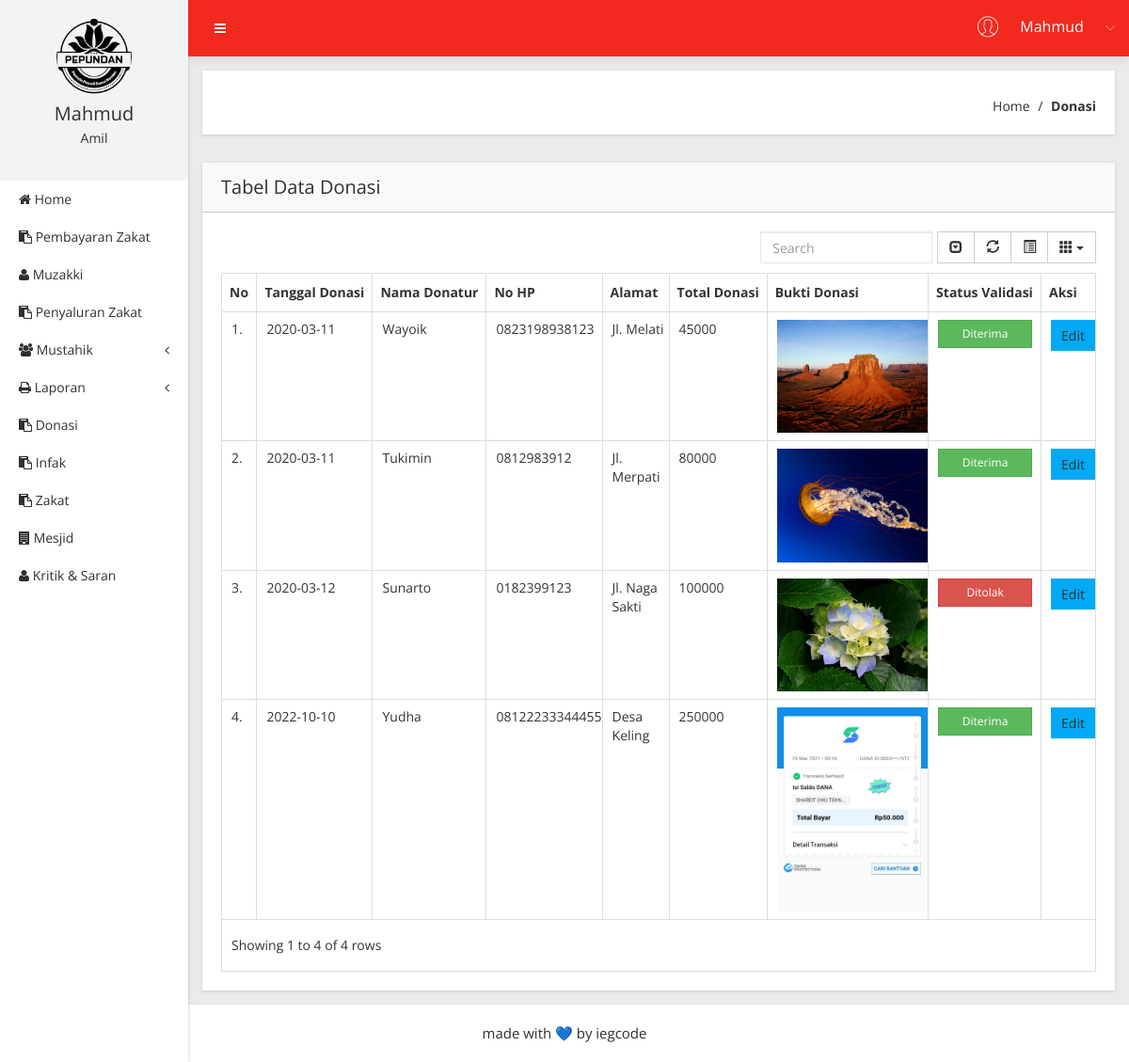
The app's page /Donasi (signed in) with its own data.
### tables this page shows
CREATE TABLE `t_donasi` (
  `id_donasi` int(11) NOT NULL,
  `nama_donatur` varchar(50) NOT NULL,
  `no_hp_donatur` varchar(14) NOT NULL,
  `alamat_donatur` varchar(100) NOT NULL,
  `tgl_donasi` date NOT NULL,
  `total_donasi` int(11) NOT NULL,
  `bukti_donasi` varchar(250) NOT NULL,
  `tgl_validasi` date NOT NULL,
  `id_amil` int(11) NOT NULL,
  `status_validasi` varchar(1) NOT NULL
);

### app/core/controller.php (called while the page is built, shortened)
<?php
class controller {
	public function view($view, $data = [])
	{
		require_once 'app/views/' . $view .'.php';
	}
	public function model ($model)
	{
		return new $model;
	}
}

### app/controllers/Donasi.php (called while the page is built, shortened)
<?php
class Donasi extends Controller {
	public function index()
	{
		$data['judul'] = 'Data Donasi';
		$data['pnr'] = $this->model('Donasi_model')->getAllDonasi();
		$this->view('home_index/header', $data);
		$this->view('Donasi/index', $data);
		$this->view('home_index/footer');
	}
}

### app/core/app.php (called while the page is built, shortened)
<?php
class app {
	protected $method = 'index';
	protected $params = [];
	public function __construct ()
	{
		$this->controller = new $this->controller;
 call_user_func_array([$this->controller, $this->method], $this->params);
}
}

### index.php (called while the page is built, shortened)
<?php
$app = new app;

### app/core/database.php (called while the page is built, shortened)
<?php
class Database {
	private $host = DB_HOST;
	private $user = DB_USER;
	private $pass = DB_PASS;
	private $db_name = DB_NAME;
PRIVATE $dbh;
private $stmt;
	public function __construct()
	{
		$dsn = 'mysql:host=' .$this->host. ';dbname=' .$this->db_name;
		$option= [
			PDO::ATTR_PERSISTENT =>true,
			PDO::ATTR_ERRMODE => PDO::ERRMODE_EXCEPTION
		];
		try{
			$this->dbh = new PDO($dsn, $this->user, $this->pass, $option);
		} catch(PDOException $e) {
			die($e->getMessage());
		}
	}
public function query($query){
	$this->stmt= $this->dbh->prepare($query);
}
public function execute()
{
	$this->stmt->execute();
}
public function resultSet()
{
	$this->execute();
	return $this->stmt->fetchALL(PDO::FETCH_ASSOC);
}
}
?>

### app/models/Donasi_model.php (called while the page is built, shortened)
<?php
class Donasi_model {
	private $db;
	public function __construct(){
		$this->db = new database;
	}
	public function getAllDonasi()
	{
		$this->db->query("SELECT * FROM t_donasi");
	 		return $this->db->resultSet();
	}
}

### app/views/Donasi/index.php (the view, shortened to what this page needs)
            <div class="breadcome-area mg-b-30 small-dn">
                <div class="container-fluid">
                    <div class="row">
                        <div class="col-lg-12">
                            <div class="breadcome-list shadow-reset">
                                <div class="row">
                                    <div class="col-lg-6">
                                        <div class="breadcome-heading">
                                        </div>
                                    </div>
                                    <div class="col-lg-6">
                                        <ul class="breadcome-menu">
                                            <li><a href="<?=BASEURL;?>/home_index">Home</a> <span class="bread-slash">/</span>
                                            </li>
                                            <li><span class="bread-blod">Donasi</span>
                                            </li>
                                        </ul>
                                    </div>
                                </div>
                            </div>
                        </div>
                    </div>
                </div>
            </div>
            <div class="data-table-area mg-b-15">
                <div class="container-fluid">
                    <div class="row">
                        <div class="col-lg-12">
                            <div class="sparkline13-list shadow-reset">
                                <div class="sparkline13-hd">
                                    <div class="main-sparkline13-hd">
                                        <h1>Tabel <span class="table-project-n">Data</span>  Donasi</h1>
                                    </div>
                                </div>
                                <div class="sparkline13-graph">
                                    <div class="datatable-dashv1-list custom-datatable-overright">
                                        <table id="table" data-toggle="table" data-pagination="true" data-search="true" data-show-columns="true" data-show-pagination-switch="true" data-show-refresh="true" data-key-events="true" data-show-toggle="true" data-resizable="true" data-cookie="true" data-cookie-id-table="saveId" data-click-to-select="true" data-toolbar="#toolbar">
                                            <thead>
                                                <tr>
                            <th>No </th>
                            <th>Tanggal Donasi </th>
                            <th>Nama Donatur </th>
                            <th>No HP </th>
                            <th>Alamat </th>
                            <th>Total Donasi </th>
                            <th>Bukti Donasi </th>
                            <th>Status Validasi </th>
                            <th>Aksi </th>
                        </tr>
                      </thead>
                      <tbody>
                        <?php
                      $no = 1;
        foreach( $data['pnr'] as $pnr) : ?><tr>
                    <td><?=$no++ ?>.</td>
          <td><?= $pnr['tgl_donasi'];?></td>
          <td><?= $pnr['nama_donatur'];?></td>
          <td><?= $pnr['no_hp_donatur'];?></td>
          <td><?= $pnr['alamat_donatur'];?></td>
          <td><?= $pnr['total_donasi'];?></td>
          <td><img src="<?= BASEURL; ?>/<?= $pnr['bukti_donasi']; ?>" class="zoomD" alt="" width="600">
          </td>
          <td align="center">
            <?php if($pnr['status_validasi']=='0') {?>
                <button class="btn btn-danger btn-sm" style="width: 100px">Ditolak</button>
            <?php }elseif($pnr['status_validasi']=='1') {?>
                <button class="btn btn-success btn-sm" style="width: 100px">Diterima</button>
            <?php }elseif($pnr['status_validasi']=='2') {?>
                <button class="btn btn-warning btn-sm" style="width: 100px">Belum Validasi</button>
            <?php } ?>
        </td>
        <td align="center"><a href="<?= BASEURL; ?>/Donasi/form_edit/<?= $pnr['id_donasi']?>" class="btn btn-primary btn-sm">Edit</a></td>
</tr>
    <?php endforeach; ?>
                      </tbody>
                    </table>
                                    </div>
                                </div>
                            </div>
                        </div>
                    </div>
                </div>
            </div>
        </div>
    </div>

### app/views/home_index/header.php (shortened to what this page needs)
<!doctype html>
<html class="no-js" lang="en">
<head>
    <link rel="stylesheet" href="<?=BASEURL;?>/assets/css/bootstrap.min.css">
    <link rel="stylesheet" href="<?=BASEURL;?>/assets/css/font-awesome.min.css">
    <link rel="stylesheet" href="<?=BASEURL;?>/assets/css/adminpro-custon-icon.css">
    <link rel="stylesheet" href="<?=BASEURL;?>/assets/css/meanmenu.min.css">
    <link rel="stylesheet" href="<?=BASEURL;?>/assets/css/jquery.mCustomScrollbar.min.css">
    <link rel="stylesheet" href="<?=BASEURL;?>/assets/css/animate.css">
    <link rel="stylesheet" href="<?=BASEURL;?>/assets/css/data-table/bootstrap-table.css">
    <link rel="stylesheet" href="<?=BASEURL;?>/assets/css/data-table/bootstrap-editable.css">
    <link rel="stylesheet" href="<?=BASEURL;?>/assets/css/normalize.css">
    <link rel="stylesheet" href="<?=BASEURL;?>/assets/css/c3.min.css">
    <link rel="stylesheet" href="<?=BASEURL;?>/assets/style.css">
    <link rel="stylesheet" href="<?=BASEURL;?>/assets/css/responsive.css">
    <script src="<?=BASEURL;?>/assets/js/vendor/modernizr-2.8.3.min.js"></script> </head>
<body class="materialdesign">
    <?php
    if($_SESSION['level']=='1'){
      $level = 'Superadmin';
    }
    elseif($_SESSION['level']=='2'){
      $level = 'Amil';
    }
    ?>
    <div class="wrapper-pro">
        <div class="left-sidebar-pro">
            <nav id="sidebar">
                <div class="sidebar-header">
                    <a href="#"><img src="<?= BASEURL; ?>/assets_web/img/logo.png" style="witdh:auto; height:80px" alt="" />
                    </a>
                    <h3><?= $_SESSION['username'];?></h3>
                    <p><?= $level;?></p>
                </div>
                <div class="left-custom-menu-adp-wrap">
                    <ul class="nav navbar-nav left-sidebar-menu-pro">
                        <li class="nav-item">
                            <a href="<?=BASEURL;?>/home_index"><i class="fa big-icon fa-home"></i> <span class="mini-dn">Home</span> <span class="indicator-right-menu mini-dn"></span></a>
                        </li>
                        <?php if($_SESSION['level']=='2'){ ?>
                        <li class="nav-item">
                            <a href="<?=BASEURL;?>/Pembayaran/pembayaran"><i class="fa big-icon fa-clipboard"></i> <span class="mini-dn">Pembayaran Zakat</span> <span class="indicator-right-menu mini-dn"></span></a>
                        </li>
                        <li class="nav-item">
                            <a href="<?=BASEURL;?>/Pembayar"><i class="fa big-icon fa-user"></i> <span class="mini-dn">Muzakki</span> <span class="indicator-right-menu mini-dn"></span></a>
                        </li>
                        <li class="nav-item">
                            <a href="<?=BASEURL;?>/Penerimaan"><i class="fa big-icon fa-clipboard"></i> <span class="mini-dn">Penyaluran Zakat</span> <span class="indicator-right-menu mini-dn"></span></a>
                        </li>
                        <li class="nav-item"><a href="#" data-toggle="dropdown" role="button" aria-expanded="false" class="nav-link dropdown-toggle"><i class="fa big-icon fa-users"></i> <span class="mini-dn">Mustahik</span> <span class="indicator-right-menu mini-dn"><i class="fa indicator-mn fa-angle-left"></i></span></a>
                        </li>
                        <li class="nav-item"><a href="#" data-toggle="dropdown" role="button" aria-expanded="false" class="nav-link dropdown-toggle"><i class="fa big-icon fa-print"></i> <span class="mini-dn">Laporan</span> <span class="indicator-right-menu mini-dn"><i class="fa indicator-mn fa-angle-left"></i></span></a>
                        </li>
                        <li class="nav-item">
                            <a href="<?=BASEURL;?>/Donasi"><i class="fa big-icon fa-clipboard"></i> <span class="mini-dn">Donasi</span> <span class="indicator-right-menu mini-dn"></span></a>
                        </li>
                        <li class="nav-item">
                            <a href="<?=BASEURL;?>/Infak"><i class="fa big-icon fa-clipboard"></i> <span class="mini-dn">Infak</span> <span class="indicator-right-menu mini-dn"></span></a>
                        </li>
                        <li class="nav-item">
                            <a href="<?=BASEURL;?>/Zakat"><i class="fa big-icon fa-clipboard"></i> <span class="mini-dn">Zakat</span> <span class="indicator-right-menu mini-dn"></span></a>
                        </li>
                        <li class="nav-item">
                            <a href="<?=BASEURL;?>/Mesjid"><i class="fa big-icon fa-building"></i> <span class="mini-dn">Mesjid</span> <span class="indicator-right-menu mini-dn"></span></a>
                        </li>
                        <li class="nav-item">
                            <a href="<?=BASEURL;?>/Web/lihat_contact"><i class="fa big-icon fa-user"></i> <span class="mini-dn">Kritik & Saran</span> <span class="indicator-right-menu mini-dn"></span></a>
                        </li>
                        <?php } else { ?>
                        <li class="nav-item">
                            <a href="<?=BASEURL;?>/Amil"><i class="fa big-icon fa-user"></i> <span class="mini-dn">Amil</span> <span class="indicator-right-menu mini-dn"></span></a>
                        </li>
                        <?php } ?>
                    </ul>
                </div>
            </nav>
        </div>
        <div class="content-inner-all">
            <div class="header-top-area">
                <div class="fixed-header-top">
                    <div class="container-fluid">
                        <div class="row">
                            <div class="col-lg-1 col-md-6 col-sm-6 col-xs-12">
                                <button type="button" id="sidebarCollapse" class="btn bar-button-pro header-drl-controller-btn btn-info navbar-btn">
                                    <i class="fa fa-bars"></i>
                                </button>
                            </div>
                            <div class="col-lg-5 col-md-5 col-sm-6 col-xs-12">
                                <div class="header-right-info">
                                    <ul class="nav navbar-nav mai-top-nav header-right-menu">
                                        <li class="nav-item">
                                            <a href="#" data-toggle="dropdown" role="button" aria-expanded="false" class="nav-link dropdown-toggle">
                                                <span class="adminpro-icon adminpro-user-rounded header-riht-inf"></span>
                                                <span class="admin-name">&nbsp;&nbsp;&nbsp;<?= $_SESSION['username'];?>&nbsp;&nbsp;&nbsp;</span>
                                                <span class="author-project-icon adminpro-icon adminpro-down-arrow"></span>
                                            </a>
                                        </li>
                                    </ul>
                                </div>
                            </div>
                        </div>
                    </div>
                </div>
            </div>

### app/views/home_index/footer.php (shortened to what this page needs)
    <div class="footer-copyright-area">
        <div class="container-fluid">
            <div class="row">
                <div class="col-lg-12">
                    <div class="footer-copy-right">
                    <p class="copy_right text-center">
                    made with 💙 by iegcode
                        </p>
                    </div>
                </div>
            </div>
        </div>
    </div>
</body>
</html>

### app/views/Donasi/index.php (style rules this page uses)
.zoomD { width: 600px; height: auto; cursor: pointer; }
html, body { padding: 0; margin: 0; }

### records on screen
t_donasi: tgl_donasi "2020-03-11", nama_donatur "Wayoik", no_hp_donatur "0823198938123", alamat_donatur "Jl. Melati", total_donasi "45000", bukti_donasi (picture)
t_donasi: tgl_donasi "2020-03-11", nama_donatur "Tukimin", no_hp_donatur "0812983912", alamat_donatur "Jl. Merpati", total_donasi "80000", bukti_donasi (picture)
t_donasi: tgl_donasi "2020-03-12", nama_donatur "Sunarto", no_hp_donatur "0182399123", alamat_donatur "Jl. Naga Sakti", total_donasi "100000", bukti_donasi (picture)
t_donasi: tgl_donasi "2022-10-10", nama_donatur "Yudha", no_hp_donatur "08122233344455", alamat_donatur "Desa Keling", total_donasi "250000", bukti_donasi (picture)

### other values on screen
$_SESSION['username'] "Mahmud"
$level "Amil"
